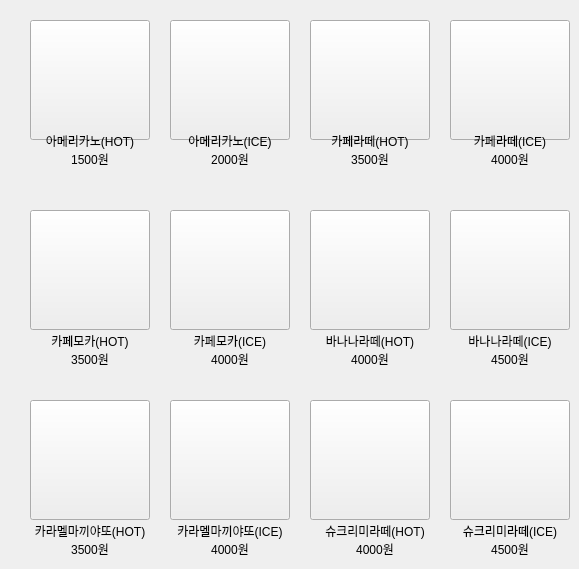
     <widget class="QWidget" name="page">
      <widget class="QPushButton" name="menu_coffee_1_2">
       <property name="geometry">
        <rect>
         <x>170</x>
         <y>20</y>
         <width>120</width>
         <height>120</height>
        </rect>
       </property>
       <property name="styleSheet">
        <string notr="true">border-image: url(image/coffee/ICED-앗메리카노-450x588.png);</string>
       </property>
       <property name="text">
        <string/>
       </property>
      </widget>
      <widget class="QPushButton" name="menu_coffee_1_3">
       <property name="geometry">
        <rect>
         <x>310</x>
         <y>20</y>
         <width>120</width>
         <height>120</height>
        </rect>
       </property>
       <property name="styleSheet">
        <string notr="true">border-image: url(image/coffee/HOT-바닐라라떼-1-450x588.png);</string>
       </property>
       <property name="text">
        <string/>
       </property>
      </widget>
      <widget class="QPushButton" name="menu_coffee_1_4">
       <property name="geometry">
        <rect>
         <x>450</x>
         <y>20</y>
         <width>120</width>
         <height>120</height>
        </rect>
       </property>
       <property name="styleSheet">
        <string notr="true">border-image: url(image/coffee/ICED-달달연유라떼_-450x588.png);</string>
       </property>
       <property name="text">
        <string/>
       </property>
      </widget>
      <widget class="QPushButton" name="menu_coffee_1_1">
       <property name="geometry">
        <rect>
         <x>30</x>
         <y>20</y>
         <width>120</width>
         <height>120</height>
        </rect>
       </property>
       <property name="styleSheet">
        <string notr="true">border-image: url(image/coffee/HOT-앗메리카노-450x588.png);</string>
       </property>
       <property name="text">
        <string/>
       </property>
      </widget>
      <widget class="QPushButton" name="menu_coffee_2_2">
       <property name="geometry">
        <rect>
         <x>170</x>
         <y>210</y>
         <width>120</width>
         <height>120</height>
        </rect>
       </property>
       <property name="styleSheet">
        <string notr="true">border-image: url(image/coffee/ICED-카페모카-450x588.png);</string>
       </property>
       <property name="text">
        <string/>
       </property>
      </widget>
      <widget class="QPushButton" name="menu_coffee_2_1">
       <property name="geometry">
        <rect>
         <x>30</x>
         <y>210</y>
         <width>120</width>
         <height>120</height>
        </rect>
       </property>
       <property name="styleSheet">
        <string notr="true">border-image: url(image/coffee/HOT-카페모카-450x588.png);</string>
       </property>
       <property name="text">
        <string/>
       </property>
      </widget>
      <widget class="QPushButton" name="menu_coffee_2_3">
       <property name="geometry">
        <rect>
         <x>310</x>
         <y>210</y>
         <width>120</width>
         <height>120</height>
        </rect>
       </property>
       <property name="styleSheet">
        <string notr="true">border-image: url(image/coffee/바나나카페라떼ICED-450x588.png);</string>
       </property>
       <property name="text">
        <string/>
       </property>
      </widget>
      <widget class="QPushButton" name="menu_coffee_2_4">
       <property name="geometry">
        <rect>
         <x>450</x>
         <y>210</y>
         <width>120</width>
         <height>120</height>
        </rect>
       </property>
       <property name="styleSheet">
        <string notr="true">border-image: url(image/coffee/바나나커피쉐이크ICED-450x588.png);</string>
       </property>
       <property name="text">
        <string/>
       </property>
      </widget>
      <widget class="QPushButton" name="menu_coffee_3_1">
       <property name="geometry">
        <rect>
         <x>30</x>
         <y>400</y>
         <width>120</width>
         <height>120</height>
        </rect>
       </property>
       <property name="styleSheet">
        <string notr="true">border-image: url(image/coffee/HOT-카라멜마키아또-450x588.png);</string>
       </property>
       <property name="text">
        <string/>
       </property>
      </widget>
      <widget class="QPushButton" name="menu_coffee_3_2">
       <property name="geometry">
        <rect>
         <x>170</x>
         <y>400</y>
         <width>120</width>
         <height>120</height>
        </rect>
       </property>
       <property name="styleSheet">
        <string notr="true">border-image: url(image/coffee/ICED-카라멜마키아또-450x588.png);</string>
       </property>
       <property name="text">
        <string/>
       </property>
      </widget>
      <widget class="QPushButton" name="menu_coffee_3_3">
       <property name="geometry">
        <rect>
         <x>310</x>
         <y>400</y>
         <width>120</width>
         <height>120</height>
        </rect>
       </property>
       <property name="styleSheet">
        <string notr="true">border-image: url(image/coffee/슈크리미-라떼HOT-450x588.png);</string>
       </property>
       <property name="text">
        <string/>
       </property>
      </widget>
      <widget class="QPushButton" name="menu_coffee_3_4">
       <property name="geometry">
        <rect>
         <x>450</x>
         <y>400</y>
         <width>120</width>
         <height>120</height>
        </rect>
       </property>
       <property name="styleSheet">
        <string notr="true">border-image: url(image/coffee/슈크리미-라떼ICED-450x588.png);</string>
       </property>
       <property name="text">
        <string/>
       </property>
      </widget>
      <widget class="QLabel" name="label_13">
       <property name="geometry">
        <rect>
         <x>450</x>
         <y>130</y>
         <width>120</width>
         <height>40</height>
        </rect>
       </property>
       <property name="text">
        <string>카페라떼(ICE)
4000원</string>
       </property>
       <property name="alignment">
        <set>Qt::AlignCenter</set>
       </property>
      </widget>
      <widget class="QLabel" name="label_14">
       <property name="geometry">
        <rect>
         <x>160</x>
         <y>520</y>
         <width>140</width>
         <height>40</height>
        </rect>
       </property>
       <property name="text">
        <string>카라멜마끼야또(ICE)
4000원</string>
       </property>
       <property name="alignment">
        <set>Qt::AlignCenter</set>
       </property>
      </widget>
      <widget class="QLabel" name="label_15">
       <property name="geometry">
        <rect>
         <x>450</x>
         <y>330</y>
         <width>120</width>
         <height>40</height>
        </rect>
       </property>
       <property name="text">
        <string>바나나라떼(ICE)
4500원</string>
       </property>
       <property name="alignment">
        <set>Qt::AlignCenter</set>
       </property>
      </widget>
      <widget class="QLabel" name="label_16">
       <property name="geometry">
        <rect>
         <x>20</x>
         <y>520</y>
         <width>140</width>
         <height>40</height>
        </rect>
       </property>
       <property name="text">
        <string>카라멜마끼야또(HOT)
3500원</string>
       </property>
       <property name="alignment">
        <set>Qt::AlignCenter</set>
       </property>
      </widget>
      <widget class="QLabel" name="label_17">
       <property name="geometry">
        <rect>
         <x>310</x>
         <y>330</y>
         <width>120</width>
         <height>40</height>
        </rect>
       </property>
       <property name="text">
        <string>바나나라떼(HOT)
4000원</string>
       </property>
       <property name="alignment">
        <set>Qt::AlignCenter</set>
       </property>
      </widget>
      <widget class="QLabel" name="label_18">
       <property name="geometry">
        <rect>
         <x>170</x>
         <y>330</y>
         <width>120</width>
         <height>40</height>
        </rect>
       </property>
       <property name="text">
        <string>카페모카(ICE)
4000원</string>
       </property>
       <property name="alignment">
        <set>Qt::AlignCenter</set>
       </property>
      </widget>
      <widget class="QLabel" name="label_19">
       <property name="geometry">
        <rect>
         <x>170</x>
         <y>130</y>
         <width>120</width>
         <height>40</height>
        </rect>
       </property>
       <property name="text">
        <string>아메리카노(ICE)
2000원</string>
       </property>
       <property name="alignment">
        <set>Qt::AlignCenter</set>
       </property>
      </widget>
      <widget class="QLabel" name="label_20">
       <property name="geometry">
        <rect>
         <x>310</x>
         <y>130</y>
         <width>120</width>
         <height>40</height>
        </rect>
       </property>
       <property name="text">
        <string>카페라떼(HOT)
3500원</string>
       </property>
       <property name="alignment">
        <set>Qt::AlignCenter</set>
       </property>
      </widget>
      <widget class="QLabel" name="label_21">
       <property name="geometry">
        <rect>
         <x>310</x>
         <y>520</y>
         <width>130</width>
         <height>40</height>
        </rect>
       </property>
       <property name="text">
        <string>슈크리미라떼(HOT)
4000원</string>
       </property>
       <property name="alignment">
        <set>Qt::AlignCenter</set>
       </property>
      </widget>
      <widget class="QLabel" name="label_22">
       <property name="geometry">
        <rect>
         <x>30</x>
         <y>330</y>
         <width>120</width>
         <height>40</height>
        </rect>
       </property>
       <property name="text">
        <string>카페모카(HOT)
3500원</string>
       </property>
       <property name="alignment">
        <set>Qt::AlignCenter</set>
       </property>
      </widget>
      <widget class="QLabel" name="label_23">
       <property name="geometry">
        <rect>
         <x>30</x>
         <y>130</y>
         <width>120</width>
         <height>40</height>
        </rect>
       </property>
       <property name="text">
        <string>아메리카노(HOT)
1500원</string>
       </property>
       <property name="alignment">
        <set>Qt::AlignCenter</set>
       </property>
      </widget>
      <widget class="QLabel" name="label_24">
       <property name="geometry">
        <rect>
         <x>450</x>
         <y>520</y>
         <width>120</width>
         <height>40</height>
        </rect>
       </property>
       <property name="text">
        <string>슈크리미라떼(ICE)
4500원</string>
       </property>
       <property name="alignment">
        <set>Qt::AlignCenter</set>
       </property>
      </widget>
     </widget>
